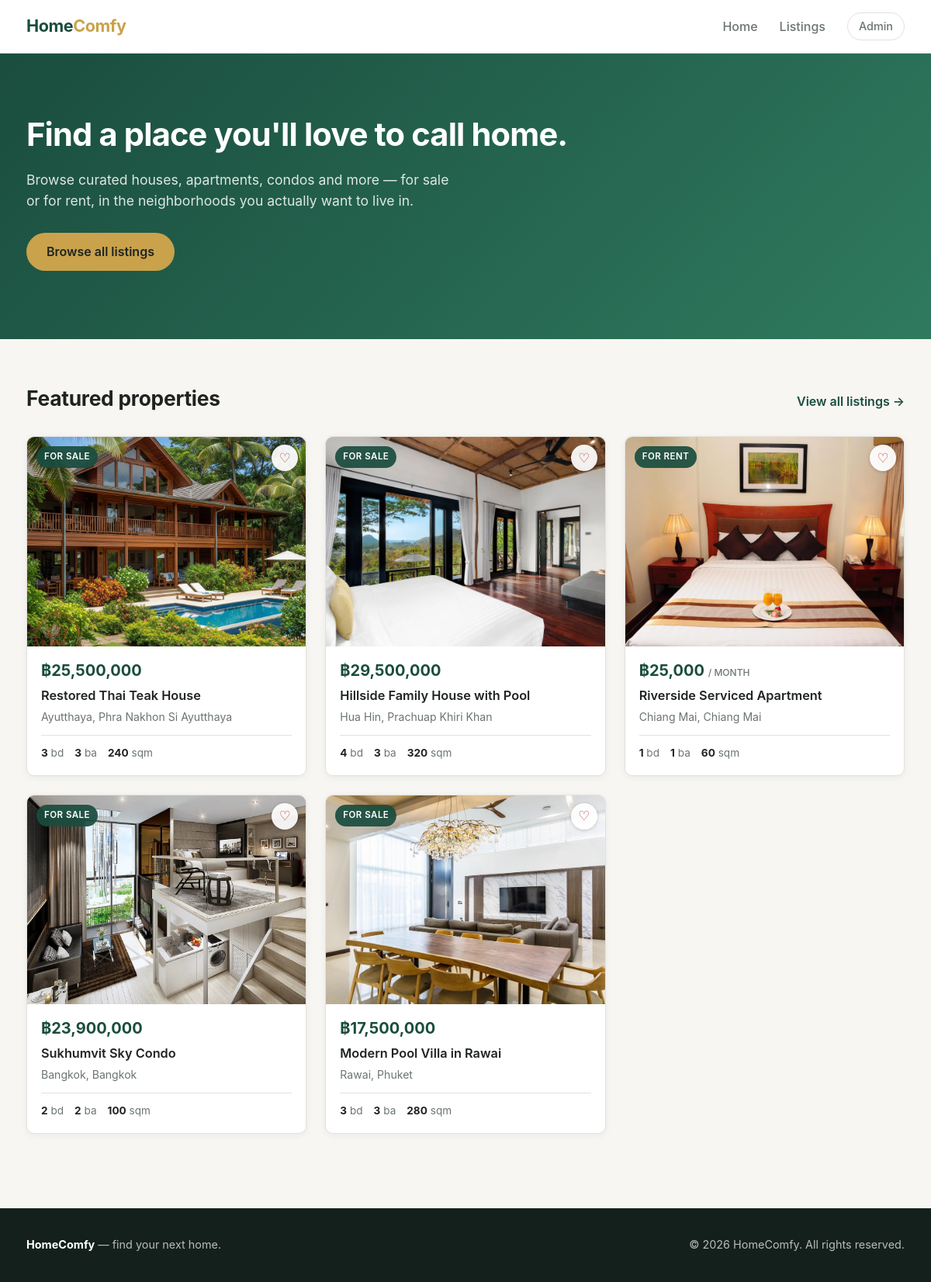
The page / on the database its author committed.
### listings/models.py (models this page shows, shortened)
class Property(models.Model):
    class PropertyType(models.TextChoices):
        HOUSE = 'house', 'House'
        APARTMENT = 'apartment', 'Apartment'
        CONDO = 'condo', 'Condo'
        LAND = 'land', 'Land'
        COMMERCIAL = 'commercial', 'Commercial'
    class ListingType(models.TextChoices):
        SALE = 'sale', 'For Sale'
        RENT = 'rent', 'For Rent'
    title = models.CharField(max_length=200)
    slug = models.SlugField(max_length=220, unique=True, blank=True)
    description = models.TextField()
    property_type = models.CharField(max_length=20, choices=PropertyType.choices, default=PropertyType.HOUSE)
    listing_type = models.CharField(max_length=10, choices=ListingType.choices, default=ListingType.SALE)
    price = models.DecimalField(max_digits=12, decimal_places=2)
    bedrooms = models.PositiveSmallIntegerField()
    bathrooms = models.PositiveSmallIntegerField()
    area_sqm = models.PositiveIntegerField(help_text='Living area in square meters')
    address = models.CharField(max_length=255)
    city = models.CharField(max_length=100)
    state = models.CharField(max_length=100)
    zip_code = models.CharField(max_length=20)
    owner_phone = models.CharField(max_length=30, blank=True, help_text='Contact number shown on the detail page')
    is_featured = models.BooleanField(default=False)
    is_available = models.BooleanField(default=True)
    created_at = models.DateTimeField(auto_now_add=True)
    updated_at = models.DateTimeField(auto_now=True)
    class Meta:
        verbose_name_plural = 'Properties'
        ordering = ['-created_at']
    def get_primary_image(self):
        return self.images.filter(is_primary=True).first() or self.images.first()

class PropertyImage(models.Model):
    property = models.ForeignKey(Property, related_name='images', on_delete=models.CASCADE)
    image = models.ImageField(upload_to='properties/')
    caption = models.CharField(max_length=200, blank=True)
    is_primary = models.BooleanField(default=False)
    class Meta:
        ordering = ['-is_primary', 'id']

### listings/views.py (the view)
# urls.py: path('', views.HomeView.as_view(), name='home'),
class HomeView(ListView):
    model = Property
    template_name = 'listings/home.html'
    context_object_name = 'featured_properties'
    def get_queryset(self):
        return Property.objects.filter(is_available=True, is_featured=True)[:6]

### listings/templates/listings/home.html (shortened to what this page needs)
{% extends 'listings/base.html' %}
{% load static %}
{% block content %}
  <section class="hero">
    <div class="container">
      <h1>Find a place you'll love to call home.</h1>
      <p>Browse curated houses, apartments, condos and more &mdash; for sale or for rent, in the neighborhoods you actually want to live in.</p>
      <a href="{% url 'listings:property_list' %}" class="hero-cta">Browse all listings</a>
    </div>
  </section>
  <section class="section">
    <div class="container">
      <div class="section-header">
        <h2>Featured properties</h2>
        <a href="{% url 'listings:property_list' %}" class="view-all">View all listings &rarr;</a>
      </div>
      {% if featured_properties %}
        <div class="property-grid">
          {% for property in featured_properties %}
            {% include 'listings/_property_card.html' %}
          {% endfor %}
        </div>
      {% else %}
        <div class="empty-state">
          <p>No featured properties yet &mdash; check back soon, or add some via the <a href="/admin/">admin panel</a>.</p>
        </div>
      {% endif %}
    </div>
  </section>
{% endblock %}

### listings/templates/listings/_property_card.html (shortened to what this page needs)
{% load humanize %}
<div class="property-card">
  <div class="property-thumb-wrap">
    <a href="{% url 'listings:property_detail' property.pk %}">
      {% with img=property.get_primary_image %}
        {% if img %}
          <img src="{{ img.image.url }}" alt="{{ property.title }}">
        {% endif %}
      {% endwith %}
    </a>
    <span class="property-badge">{{ property.get_listing_type_display }}</span>
  </div>
  <div class="property-body">
    <a href="{% url 'listings:property_detail' property.pk %}">
      <p class="property-price">
        &#3647;{{ property.price|floatformat:0|intcomma }}
        {% if property.listing_type == 'rent' %}<small>/ month</small>{% endif %}
      </p>
      <h3 class="property-title">{{ property.title }}</h3>
    </a>
    <p class="property-location">{{ property.city }}, {{ property.state }}</p>
    <div class="property-meta">
      <span><strong>{{ property.bedrooms }}</strong> bd</span>
      <span><strong>{{ property.bathrooms }}</strong> ba</span>
      <span><strong>{{ property.area_sqm|intcomma }}</strong> sqm</span>
    </div>
  </div>
</div>

### listings/static/listings/css/style.css (style rules this page uses)
:root { --color-primary: #1a4d3e; --color-primary-light: #2f7a5f; --color-accent: #c9a24b; --color-bg: #f7f6f3; --color-surface: #ffffff; --color-text: #1f2421; --color-text-muted: #6b7570; --color-border: #e4e1da; --radius: 10px; --shadow: 0 2px 10px rgba(20, 30, 25, 0.06); --shadow-hover: 0 10px 24px rgba(20, 30, 25, 0.12); }
* { box-sizing: border-box; }
body { margin: 0; font-family: -apple-system, BlinkMacSystemFont, "Segoe UI", Roboto, Helvetica, Arial, sans-serif; background: var(--color-bg); color: var(--color-text); line-height: 1.55; }
a { color: inherit; text-decoration: none; }
img { max-width: 100%; display: block; }
.container { max-width: 1180px; margin: 0 auto; padding: 0 24px; }
.hero { background: linear-gradient(135deg, var(--color-primary) 0%, var(--color-primary-light) 100%); color: #fff; padding: 72px 0 88px; }
.hero h1 { font-size: 2.6rem; margin: 0 0 12px; letter-spacing: -0.02em; max-width: 720px; }
.hero p { font-size: 1.1rem; color: rgba(255, 255, 255, 0.85); max-width: 560px; margin: 0 0 28px; }
.hero-cta { display: inline-block; background: var(--color-accent); color: #1f2421; font-weight: 600; padding: 12px 26px; border-radius: 999px; transition: transform 0.15s ease, box-shadow 0.15s ease; }
.section { padding: 56px 0; }
.section-header { display: flex; align-items: baseline; justify-content: space-between; margin-bottom: 28px; flex-wrap: wrap; gap: 12px; }
.section-header h2 { font-size: 1.65rem; margin: 0; letter-spacing: -0.01em; }
.section-header .view-all { font-weight: 600; color: var(--color-primary); }
.property-grid { display: grid; grid-template-columns: repeat(auto-fill, minmax(280px, 1fr)); gap: 24px; }
.property-card { background: var(--color-surface); border: 1px solid var(--color-border); border-radius: var(--radius); overflow: hidden; box-shadow: var(--shadow); transition: box-shadow 0.2s ease, transform 0.2s ease; position: relative; }
.property-thumb-wrap { position: relative; aspect-ratio: 4 / 3; background: #eae7e0; overflow: hidden; }
.property-thumb-wrap img { width: 100%; height: 100%; object-fit: cover; }
.property-badge { position: absolute; top: 12px; left: 12px; background: rgba(26, 77, 62, 0.92); color: #fff; font-size: 0.72rem; font-weight: 600; text-transform: uppercase; letter-spacing: 0.04em; padding: 5px 10px; border-radius: 999px; }
.property-body { padding: 16px 18px 18px; }
.property-price { font-size: 1.25rem; font-weight: 700; color: var(--color-primary); margin: 0 0 4px; }
.property-price small { font-weight: 500; font-size: 0.75rem; color: var(--color-text-muted); text-transform: uppercase; }
.property-title { font-size: 1.02rem; font-weight: 600; margin: 0 0 4px; }
.property-location { font-size: 0.88rem; color: var(--color-text-muted); margin: 0 0 12px; }
.property-meta { display: flex; gap: 14px; font-size: 0.85rem; color: var(--color-text-muted); border-top: 1px solid var(--color-border); padding-top: 12px; }
.property-meta strong { color: var(--color-text); }

### rows shown on the page
Property: get_primary_image.image (picture), listing_type "FOR SALE", price "25,500,000", title "Restored Thai Teak House", city "Ayutthaya", state "Phra Nakhon Si Ayutthaya", bedrooms "3", bathrooms "3", area_sqm "240"
Property: get_primary_image.image (picture), listing_type "FOR SALE", price "29,500,000", title "Hillside Family House with Pool", city "Hua Hin", state "Prachuap Khiri Khan", bedrooms "4", bathrooms "3", area_sqm "320"
Property: get_primary_image.image (picture), listing_type "FOR RENT", price "25,000", shows "/ MONTH", title "Riverside Serviced Apartment", city "Chiang Mai", state "Chiang Mai", bedrooms "1", bathrooms "1", area_sqm "60"
Property: get_primary_image.image (picture), listing_type "FOR SALE", price "23,900,000", title "Sukhumvit Sky Condo", city "Bangkok", state "Bangkok", bedrooms "2", bathrooms "2", area_sqm "100"
Property: get_primary_image.image (picture), listing_type "FOR SALE", price "17,500,000", title "Modern Pool Villa in Rawai", city "Rawai", state "Phuket", bedrooms "3", bathrooms "3", area_sqm "280"
